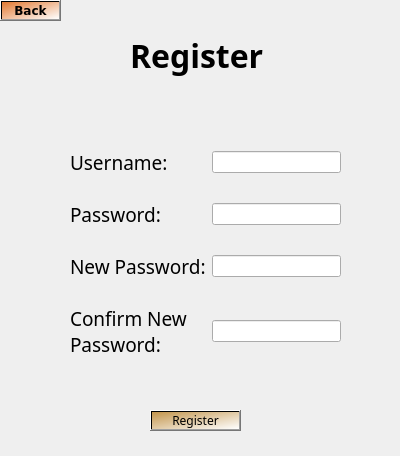
<?xml version="1.0" encoding="UTF-8"?>
<ui version="4.0">
 <class>Register</class>
 <widget class="QWidget" name="Register">
  <property name="windowModality">
   <enum>Qt::NonModal</enum>
  </property>
  <property name="geometry">
   <rect>
    <x>0</x>
    <y>0</y>
    <width>400</width>
    <height>456</height>
   </rect>
  </property>
  <property name="windowTitle">
   <string>Form</string>
  </property>
  <property name="styleSheet">
   <string notr="true"/>
  </property>
  <widget class="QWidget" name="gridLayoutWidget">
   <property name="geometry">
    <rect>
     <x>70</x>
     <y>130</y>
     <width>271</width>
     <height>251</height>
    </rect>
   </property>
   <layout class="QGridLayout" name="gridLayout">
    <item row="3" column="0">
     <widget class="QLabel" name="label_4">
      <property name="font">
       <font>
        <family>Swis721 Hv BT</family>
        <pointsize>14</pointsize>
       </font>
      </property>
      <property name="text">
       <string>Confirm New
Password:</string>
      </property>
     </widget>
    </item>
    <item row="1" column="1">
     <widget class="QLineEdit" name="lineEdit_2"/>
    </item>
    <item row="2" column="0">
     <widget class="QLabel" name="label_3">
      <property name="font">
       <font>
        <family>Swis721 Hv BT</family>
        <pointsize>14</pointsize>
       </font>
      </property>
      <property name="text">
       <string>New Password:</string>
      </property>
     </widget>
    </item>
    <item row="2" column="1">
     <widget class="QLineEdit" name="lineEdit_3"/>
    </item>
    <item row="1" column="0">
     <widget class="QLabel" name="label_2">
      <property name="font">
       <font>
        <family>Swis721 Hv BT</family>
        <pointsize>14</pointsize>
       </font>
      </property>
      <property name="text">
       <string>Password:</string>
      </property>
     </widget>
    </item>
    <item row="3" column="1">
     <widget class="QLineEdit" name="lineEdit_4"/>
    </item>
    <item row="0" column="1">
     <widget class="QLineEdit" name="lineEdit"/>
    </item>
    <item row="0" column="0">
     <widget class="QLabel" name="label">
      <property name="font">
       <font>
        <family>Swis721 Hv BT</family>
        <pointsize>14</pointsize>
       </font>
      </property>
      <property name="styleSheet">
       <string notr="true"/>
      </property>
      <property name="text">
       <string>Username:</string>
      </property>
     </widget>
    </item>
   </layout>
  </widget>
  <widget class="QLabel" name="label_5">
   <property name="geometry">
    <rect>
     <x>130</x>
     <y>30</y>
     <width>181</width>
     <height>51</height>
    </rect>
   </property>
   <property name="font">
    <font>
     <family>Segoe Script</family>
     <pointsize>24</pointsize>
     <bold>true</bold>
    </font>
   </property>
   <property name="text">
    <string>Register</string>
   </property>
  </widget>
  <widget class="QPushButton" name="registerBtn">
   <property name="geometry">
    <rect>
     <x>150</x>
     <y>410</y>
     <width>91</width>
     <height>21</height>
    </rect>
   </property>
   <property name="font">
    <font>
     <family>Swis721 Hv BT</family>
    </font>
   </property>
   <property name="styleSheet">
    <string notr="true">background-color: qlineargradient(spread:pad, x1:0, y1:0, x2:1, y2:1, stop:0 rgba(195, 149, 76, 255), stop:1 rgba(255, 255, 255, 255));</string>
   </property>
   <property name="text">
    <string>Register</string>
   </property>
   <property name="icon">
    <iconset resource="../resource.qrc">
     <normaloff>:/images/register.png</normaloff>:/images/register.png</iconset>
   </property>
  </widget>
  <widget class="QPushButton" name="backBtn">
   <property name="geometry">
    <rect>
     <x>0</x>
     <y>0</y>
     <width>61</width>
     <height>21</height>
    </rect>
   </property>
   <property name="font">
    <font>
     <family>Verdana</family>
     <italic>false</italic>
     <bold>true</bold>
     <underline>false</underline>
     <kerning>false</kerning>
    </font>
   </property>
   <property name="cursor">
    <cursorShape>ArrowCursor</cursorShape>
   </property>
   <property name="styleSheet">
    <string notr="true">background-color: qlineargradient(spread:reflect, x1:0, y1:0, x2:1, y2:1, stop:0 rgba(226, 121, 50, 255), stop:1 rgba(255, 255, 255, 255));</string>
   </property>
   <property name="text">
    <string>Back</string>
   </property>
   <property name="icon">
    <iconset resource="../resource.qrc">
     <normaloff>:/images/back.png</normaloff>:/images/back.png</iconset>
   </property>
  </widget>
 </widget>
 <resources>
  <include location="../resource.qrc"/>
 </resources>
 <connections/>
</ui>
